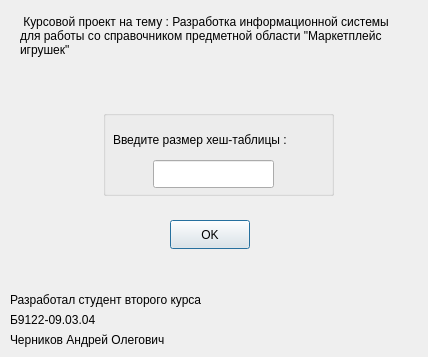
<?xml version="1.0" encoding="UTF-8"?>
<ui version="4.0">
 <class>setsizewindow</class>
 <widget class="QDialog" name="setsizewindow">
  <property name="geometry">
   <rect>
    <x>0</x>
    <y>0</y>
    <width>428</width>
    <height>357</height>
   </rect>
  </property>
  <property name="windowTitle">
   <string>Dialog</string>
  </property>
  <widget class="QGroupBox" name="groupBox">
   <property name="geometry">
    <rect>
     <x>103</x>
     <y>110</y>
     <width>231</width>
     <height>86</height>
    </rect>
   </property>
   <property name="title">
    <string/>
   </property>
   <widget class="QLabel" name="label">
    <property name="geometry">
     <rect>
      <x>10</x>
      <y>20</y>
      <width>216</width>
      <height>20</height>
     </rect>
    </property>
    <property name="text">
     <string>Введите размер хеш-таблицы :</string>
    </property>
   </widget>
   <widget class="QLineEdit" name="lineEdit">
    <property name="geometry">
     <rect>
      <x>50</x>
      <y>50</y>
      <width>121</width>
      <height>28</height>
     </rect>
    </property>
   </widget>
  </widget>
  <widget class="QPushButton" name="pushButton">
   <property name="geometry">
    <rect>
     <x>170</x>
     <y>220</y>
     <width>80</width>
     <height>29</height>
    </rect>
   </property>
   <property name="text">
    <string>OK</string>
   </property>
  </widget>
  <widget class="QLabel" name="label_2">
   <property name="geometry">
    <rect>
     <x>20</x>
     <y>-10</y>
     <width>371</width>
     <height>91</height>
    </rect>
   </property>
   <property name="text">
    <string> Курсовой проект на тему : Разработка информационной системы для работы со справочником предметной области &quot;Маркетплейс игрушек&quot; </string>
   </property>
   <property name="textFormat">
    <enum>Qt::TextFormat::MarkdownText</enum>
   </property>
   <property name="scaledContents">
    <bool>false</bool>
   </property>
   <property name="wordWrap">
    <bool>true</bool>
   </property>
   <property name="margin">
    <number>0</number>
   </property>
   <property name="indent">
    <number>0</number>
   </property>
  </widget>
  <widget class="QLabel" name="label_3">
   <property name="geometry">
    <rect>
     <x>10</x>
     <y>290</y>
     <width>251</width>
     <height>20</height>
    </rect>
   </property>
   <property name="text">
    <string>Разработал студент второго курса</string>
   </property>
  </widget>
  <widget class="QLabel" name="label_4">
   <property name="geometry">
    <rect>
     <x>10</x>
     <y>310</y>
     <width>101</width>
     <height>20</height>
    </rect>
   </property>
   <property name="text">
    <string>Б9122-09.03.04</string>
   </property>
  </widget>
  <widget class="QLabel" name="label_5">
   <property name="geometry">
    <rect>
     <x>10</x>
     <y>330</y>
     <width>201</width>
     <height>20</height>
    </rect>
   </property>
   <property name="text">
    <string>Черников Андрей Олегович</string>
   </property>
  </widget>
 </widget>
 <tabstops>
  <tabstop>pushButton</tabstop>
 </tabstops>
 <resources/>
 <connections/>
</ui>
